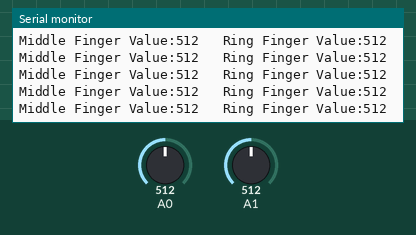
Recording of a sketch running on a simulated Arduino Uno, built with avr-gcc and run on an emulated ATmega328P. Shown: the last lines printed to the serial monitor. Inputs (shaded band) come from the test bench; at power-on: A0 = 512, A1 = 512.

Above: at 1.2 s.
1.3 s: A0 set to 716
At 1.56 s:
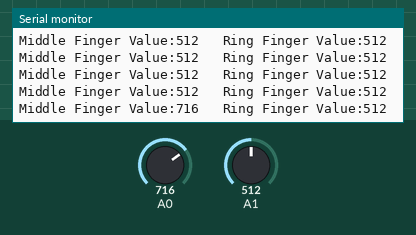
2.8 s: A1 set to 716
At 2.97 s:
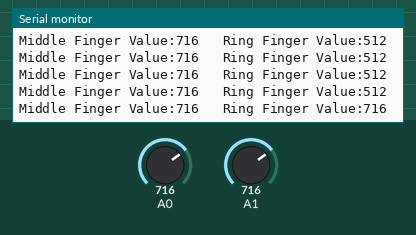
4.3 s: A0 set to 900
At 4.37 s:
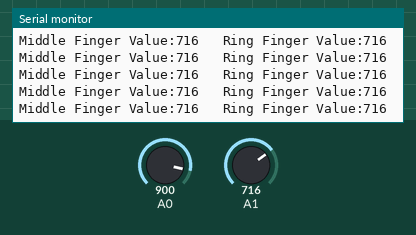
5.8 s: A1 set to 900
At 5.98 s:
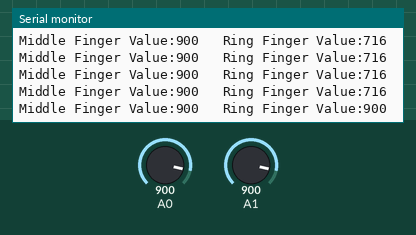
Timing chart, 0 to 8.3 s (numbered marks = the images above; inputs shaded):
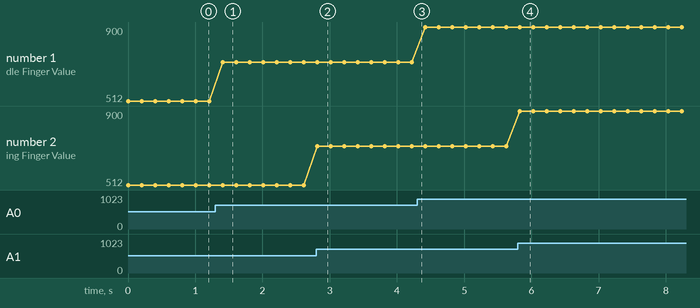

Measured:
- after the input at 1.3 s, the serial monitor: prints a new line after 0.11 s (image 1)
- after the input at 2.8 s, the serial monitor: prints a new line at once (image 2)
- after the input at 5.8 s, the serial monitor: prints a new line at once (image 4)
- plotted number 1: 512 → 716 after the input at 1.3 s, 716 → 900 after the input at 4.3 s

The sketch:

flex_test.ino
```cpp
// Code to test the flex sensor

int flexValMiddle = 0;
int flexValRing = 0;
void setup() {
  Serial.begin(9600);
}

void loop() {
  flexValMiddle = analogRead(A0);
  flexValRing = analogRead(A1);
  Serial.print("Middle Finger Value:");
  Serial.print(flexValMiddle);
  Serial.print("\t Ring Finger Value:");
  Serial.println(flexValRing);
  delay(200);
}
```
